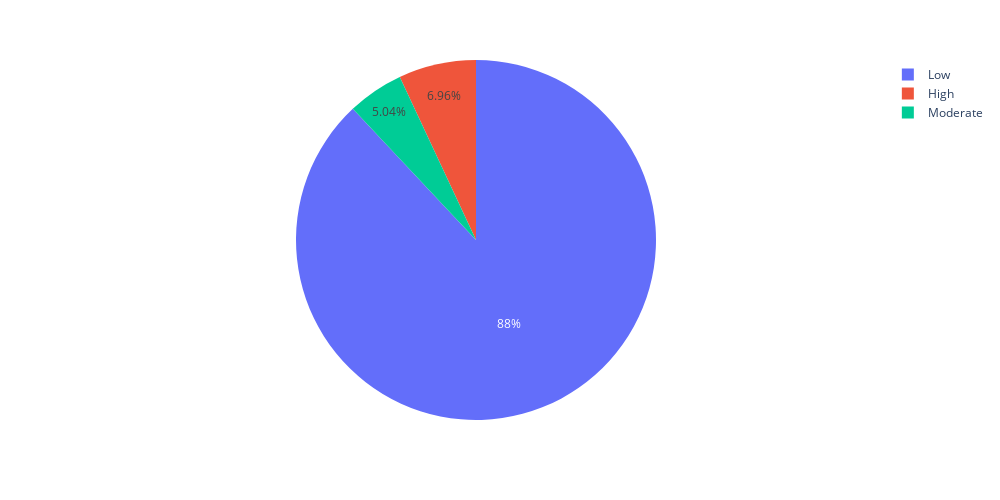

Here is the notebook cell this chart was saved with:
### Code cell
fig = px.pie(
    values = d2.values,
    names = d2.index,
    width = 1000,
    height = 500
)

fig.show()

### Figure 1 — Plotly figure (JSON) as saved in the notebook; plotly's stock layout.template omitted (floating-point values rounded to 4 significant figures)
{"data": [{"domain": {"x": [0, 1], "y": [0, 1]}, "hovertemplate": "label=%{label}<br>value=%{value}<extra></extra>", "labels": ["Low", "High", "Moderate"], "legendgroup": "", "name": "", "showlegend": true, "type": "pie", "values": [24394, 1929, 1397]}], "layout": {"height": 500, "legend": {"tracegroupgap": 0}, "margin": {"t": 60}, "width": 1000}}
